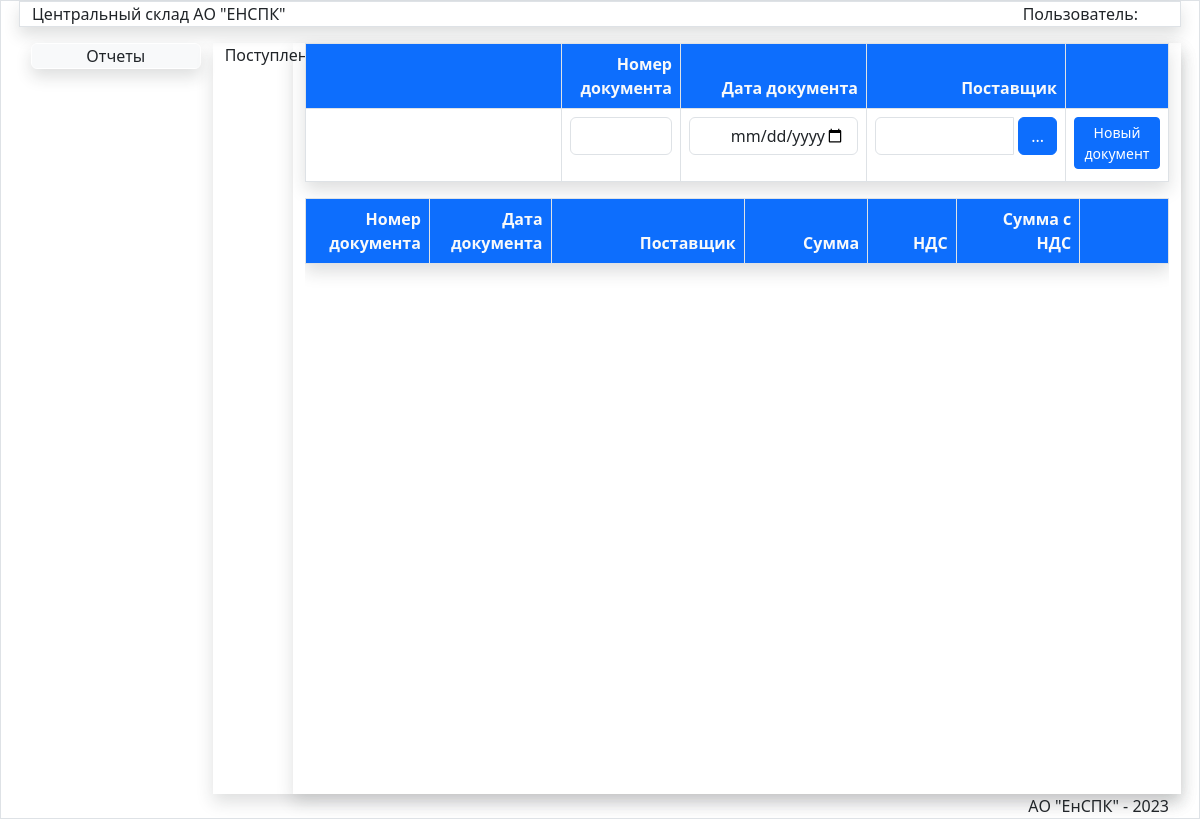
The page /JurnalPost/ on the database as committed earlier.
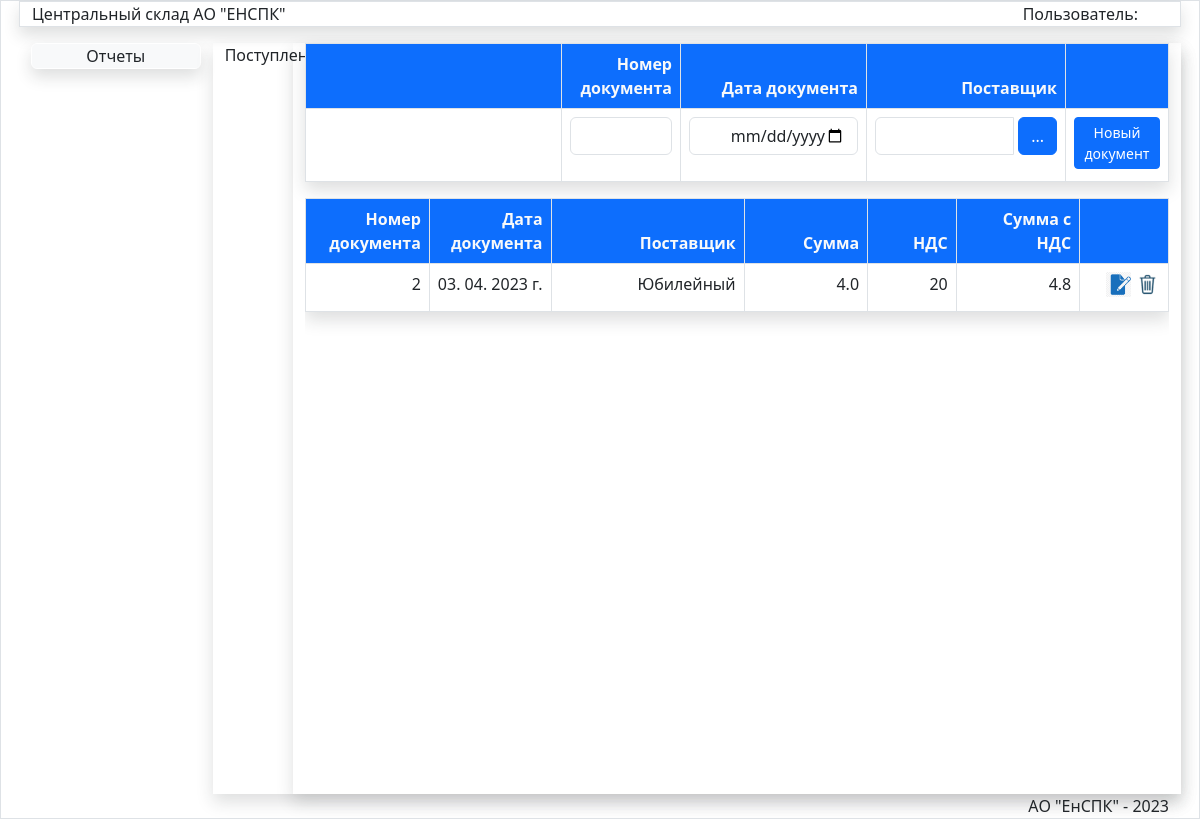
The same page on the database as committed later.
### store/models.py (models this page shows)
class Jurnal(models.Model):
    oper=models.IntegerField(verbose_name="Код операции")
    nomerdoc=models.CharField(max_length=50,verbose_name='Номер документа')
    datadoc=models.DateTimeField(verbose_name='Дата документа')
    postav=models.ForeignKey(Postav,verbose_name='Поставщик',on_delete=models.PROTECT)
    obct=models.ForeignKey(Obct,verbose_name='Объект',on_delete=models.PROTECT)
    podraz=models.ForeignKey(Podraz,verbose_name='Подразделение',on_delete=models.PROTECT)
    fio=models.ForeignKey(Fio,verbose_name='Подотчет',on_delete=models.PROTECT)
    spis=models.ForeignKey(Spis,blank=True,null=True,verbose_name='Причина списания',on_delete=models.PROTECT)
    summa=models.FloatField(verbose_name='Сумма',default=0)
    nds=models.IntegerField(verbose_name='НДС',default=20)
    summawithnds=models.FloatField(verbose_name='Сумма с НДС',default=0)
    updated_at = models.DateTimeField(auto_now=True, verbose_name='Создан')
    created_at = models.DateTimeField(auto_now_add=True, verbose_name='Обновлен')
    class Meta:
        verbose_name = 'Документ'
        verbose_name_plural = 'Документы'
        ordering = ['-datadoc', ]

class Postav(models.Model):
    title = models.CharField(max_length=150, verbose_name='Наименование компании',unique=True)
    def __str__(self):
        return self.title
    class Meta:
        verbose_name = 'Поставщик'
        verbose_name_plural = 'Поставщики'
        ordering = ['title', ]

### store/views.py (the view, shortened to what this page needs)
# urls.py: path('JurnalPost/',JurnalPost,name='JurnalPost'), #Журнал документов поступление
def JurnalPost(request):
    postav=Postav.objects.all()
    jurnalpost=Jurnal.objects.filter(oper=2).order_by('-created_at')
    obct = Obct.objects.get(pk=180)
    fio = Fio.objects.get(pk=5)
    podraz = Podraz.objects.get(pk=74)
    return render(request,'store/Doc/JurnalPost.html',{'postav':postav,'jurnalpost':jurnalpost,'pic_label':'Поступление','title':'Журнал приходных документов'})

### store/templates/store/Doc/JurnalPost.html (shortened to what this page needs)
{% extends 'store/menu.html' %}
{% load static %}
{% block DataArea %}
<div class="row">
<div class="col-md-1">{{pic_label}}</div>
<div class="col-md-11 mx-auto shadow">
<table class="table shadow table-bordered table-hover">
<thead class="bg-primary text-light">
<tr>
<th style="width:35%"></th>
<th style="width:14%" class="text-end" >Номер документа</th>
<th style="width:14%" class="text-end">Дата документа</th>
<th style="width:25%" class="text-end">Поставщик</th>
<th style="width:12%" class="text-end"></th>
</tr>
</thead>
    <form method="post" id="post-form">
    <tr style="align:middle">
       <td></td>
        <td  class="border text-end" ><input type="text" id="id_nomerdoc" class="form-control" style="text-align:right" required></td>
        <td class="text-end pb-3"> <input type="date" id="id_datadoc" class="form-control" style="text-align:right" required/></td>
   <td  class="border text-end" > <div class="input-group">
   <select name="postav" id="id_postav" class="form-control  " required >
            <option selected></option>
            {% for item in postav %}
            <option value="{{item.id}}">{{item.title}}</option>
            {% endfor %}
       </select>
            <div class=" input-group-button pr-2">
            <button type="button" id="show-contact-modal-button" class="btn btn-primary mr-2" style="margin-left: 5px;" data-bs-toggle="modal" data-bs-target="#ModalPostavPodbor">...</button>
            </div>
       </div>
    </td>
    <td  class="border text-end"> <button type="submit" class="btn  btn-primary btn-sm mb-1 " id="savebtn">Новый документ</button></td>
    </form>
</table>
<div class="scrolltable">
<table class="table shadow table-bordered table-hover">
<thead class="bg-primary text-light">
     <th style="width:14.2%;" class="text-end">Номер документа</th>
<th style="width:14.0%;" class=" text-end" >Дата документа</th>
<th style="width:22.2%;" class=" text-end" >Поставщик</th>
<th style="width:14.2%;" class=" text-end" >Сумма</th>
<th style="width:10.2%;" class=" text-end" >НДС</th>
  <th style="width:14.2%;" class=" text-end" >Сумма с НДС</th>
<th style="width:10.2%;" class=" text-end"></th>
</thead>
    <tbody id="post-doc">
    {% for item in jurnalpost %}
    <tr><td  class="border text-end fixed">{{item.nomerdoc}}</td>
    <td   class="border text-end">{{item.datadoc|date:"d. m. Y г." }}</td>
     <td   class="border text-end">{{item.postav}}</td>
    <td   class="border text-end">{{item.summa}}</td>
    <td   class="border text-end">{{item.nds}}</td>
    <td   class="border text-end">{{item.summawithnds }}</td>
    <td class="text-end align-middle border" ><input data-sid="{{item.pk}}" data-update="{{url_update}}" value="Update" type="image" class="btn-ost-update mr-3" src="{% static '/images/edit2.png' %}" width="25px" >
   <input data-sid="{{item.pk}}" data-del="{{url_delete}}" class="btn-ost-del " value="Delete" type="image" src="{% static '/images/del.png' %}" width="25px"> </td>
    </tr>
    {% endfor %}
    </tbody>
</table>
</div>
</div>
</div>
{% endblock DataArea %}

Rows that differ between the two databases and show on the page:
added Jurnal: nomerdoc "2", datadoc "03. 04. 2023 г.", postav "Юбилейный", summa "4.0", nds "20", summawithnds "4.8"
